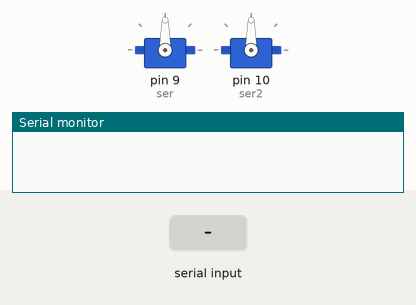
Simulated run of this sketch. Board: Arduino Uno, built with avr-gcc and run on an emulated ATmega328P. Shown: 2 × servo, the last lines printed to the serial monitor. The inputs (shaded band) are chosen by the test bench.

Above: at 1.2 s.
1.3 s: "]" received over Serial
At 2.5 s:
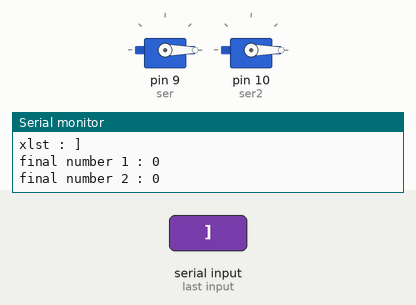
2.8 s: "90,45,200\n" received over Serial
At 3.3 s:
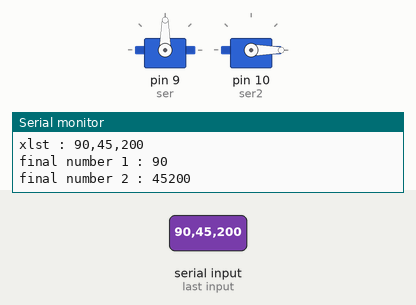
4.4 s: "," received over Serial
At 4.8 s:
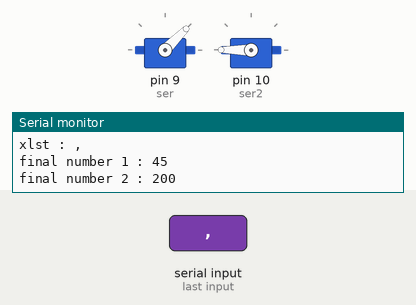
5.9 s: "30,150,10\n" received over Serial
At 7.1 s:
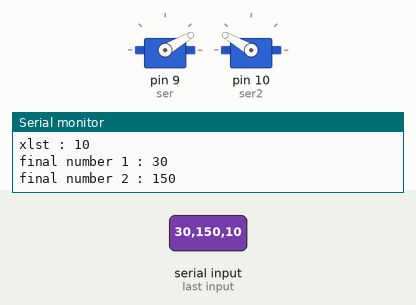
7.4 s: "90,45\n" received over Serial
At 8.3 s:
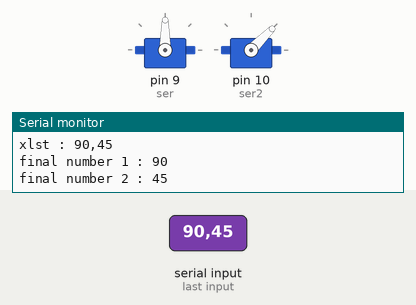
8.9 s: "30,150,10,200\n" received over Serial
At 9.8 s:
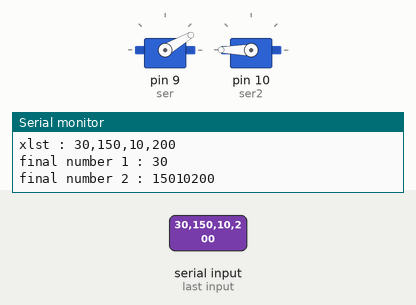
Timing chart, 0 to 11.9 s (numbered marks = the images above; inputs shaded):
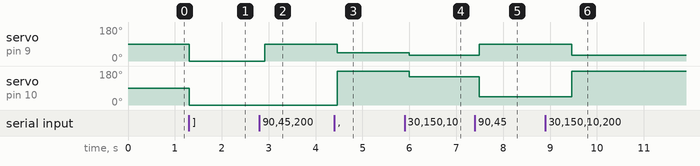

The sketch:

turret.ino
```cpp
#include <Servo.h>

Servo ser;
Servo ser2;

String x;

String num = "";
String fnum = "";
String fnum2 = "";

char xlst[50];
int t1 = 0;


void setup() {
 Serial.begin(115200);
 Serial.setTimeout(1);
 ser.attach(9);
 ser2.attach(10);
}


void loop() {
   while (!Serial.available()){
    x = "";

    num = "";
    fnum = "";
    fnum2 = "";

    xlst[50];
    t1 = 0;
   }
   x = Serial.readString();
   Serial.println(x);
   int i = 0;
   x.toCharArray(xlst,50);
   while (t1 == 0){
    Serial.print("xlst : ");
    Serial.println(xlst);
      if (xlst[i] == ']'){
        fnum2 = num;
        break;
      }
      if (xlst[i] != '[' and xlst[i] != ','){
        num = num + xlst[i];
      }
      if (xlst[i] == ','){
        if (fnum == ""){
          fnum = num;
          num = "";
        }
      }
      i++;
   }
   fnum = fnum.toInt();
   fnum2 = fnum2.toInt();
   Serial.print("final number 1 : ");
   Serial.println(fnum);
   Serial.print("final number 2 : ");
   Serial.println(fnum2);
   ser.write(fnum.toInt());
   ser2.write(fnum2.toInt());

}
```

Measured:
- after the input at 1.3 s, servo on pin 9 (ser), servo on pin 10 (ser2): 90° → 0° at once
- after the input at 2.8 s, servo on pin 9 (ser): 0° → 90° after 0.12 s
- after the input at 4.4 s, servo on pin 9 (ser): 90° → 45° after 0.06 s; servo on pin 10 (ser2): 0° → 180° after 0.06 s
- after the input at 5.9 s, servo on pin 9 (ser): 45° → 30° after 0.10 s; servo on pin 10 (ser2): 180° → 150° after 0.10 s
- after the input at 7.4 s, servo on pin 9 (ser): 30° → 90° after 0.09 s; servo on pin 10 (ser2): 150° → 45° after 0.09 s
- after the input at 8.9 s, servo on pin 9 (ser): 90° → 30° after 0.56 s; servo on pin 10 (ser2): 45° → 180° after 0.56 s
